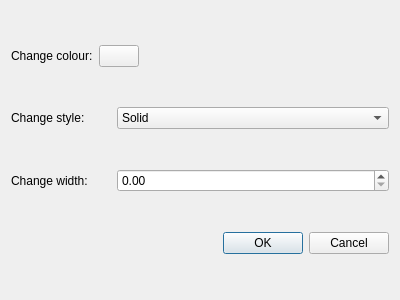
<?xml version="1.0" encoding="UTF-8"?>
<ui version="4.0">
 <class>cStyleDialog</class>
 <widget class="QDialog" name="cStyleDialog">
  <property name="geometry">
   <rect>
    <x>0</x>
    <y>0</y>
    <width>400</width>
    <height>300</height>
   </rect>
  </property>
  <property name="windowTitle">
   <string>Change cycle style</string>
  </property>
  <layout class="QVBoxLayout" name="verticalLayout">
   <item>
    <layout class="QHBoxLayout" name="horizontalLayout">
     <item>
      <widget class="QLabel" name="label">
       <property name="maximumSize">
        <size>
         <width>100</width>
         <height>16777215</height>
        </size>
       </property>
       <property name="text">
        <string>Change colour:</string>
       </property>
      </widget>
     </item>
     <item>
      <widget class="QPushButton" name="pushButton">
       <property name="maximumSize">
        <size>
         <width>50</width>
         <height>16777215</height>
        </size>
       </property>
       <property name="text">
        <string/>
       </property>
      </widget>
     </item>
     <item>
      <spacer name="horizontalSpacer">
       <property name="orientation">
        <enum>Qt::Horizontal</enum>
       </property>
       <property name="sizeHint" stdset="0">
        <size>
         <width>40</width>
         <height>20</height>
        </size>
       </property>
      </spacer>
     </item>
    </layout>
   </item>
   <item>
    <layout class="QHBoxLayout" name="horizontalLayout_2">
     <item>
      <widget class="QLabel" name="label_2">
       <property name="maximumSize">
        <size>
         <width>100</width>
         <height>16777215</height>
        </size>
       </property>
       <property name="text">
        <string>Change style:</string>
       </property>
      </widget>
     </item>
     <item>
      <widget class="QComboBox" name="comboBox">
       <item>
        <property name="text">
         <string>Solid</string>
        </property>
       </item>
       <item>
        <property name="text">
         <string>Dashed</string>
        </property>
       </item>
       <item>
        <property name="text">
         <string>Dotted</string>
        </property>
       </item>
      </widget>
     </item>
    </layout>
   </item>
   <item>
    <layout class="QHBoxLayout" name="horizontalLayout_3">
     <item>
      <widget class="QLabel" name="label_3">
       <property name="maximumSize">
        <size>
         <width>100</width>
         <height>16777215</height>
        </size>
       </property>
       <property name="text">
        <string>Change width:</string>
       </property>
      </widget>
     </item>
     <item>
      <widget class="QDoubleSpinBox" name="doubleSpinBox"/>
     </item>
    </layout>
   </item>
   <item>
    <widget class="QDialogButtonBox" name="buttonBox">
     <property name="orientation">
      <enum>Qt::Horizontal</enum>
     </property>
     <property name="standardButtons">
      <set>QDialogButtonBox::Cancel|QDialogButtonBox::Ok</set>
     </property>
    </widget>
   </item>
  </layout>
 </widget>
 <resources/>
 <connections>
  <connection>
   <sender>buttonBox</sender>
   <signal>accepted()</signal>
   <receiver>cStyleDialog</receiver>
   <slot>accept()</slot>
   <hints>
    <hint type="sourcelabel">
     <x>248</x>
     <y>254</y>
    </hint>
    <hint type="destinationlabel">
     <x>157</x>
     <y>274</y>
    </hint>
   </hints>
  </connection>
  <connection>
   <sender>buttonBox</sender>
   <signal>rejected()</signal>
   <receiver>cStyleDialog</receiver>
   <slot>reject()</slot>
   <hints>
    <hint type="sourcelabel">
     <x>316</x>
     <y>260</y>
    </hint>
    <hint type="destinationlabel">
     <x>286</x>
     <y>274</y>
    </hint>
   </hints>
  </connection>
 </connections>
</ui>
